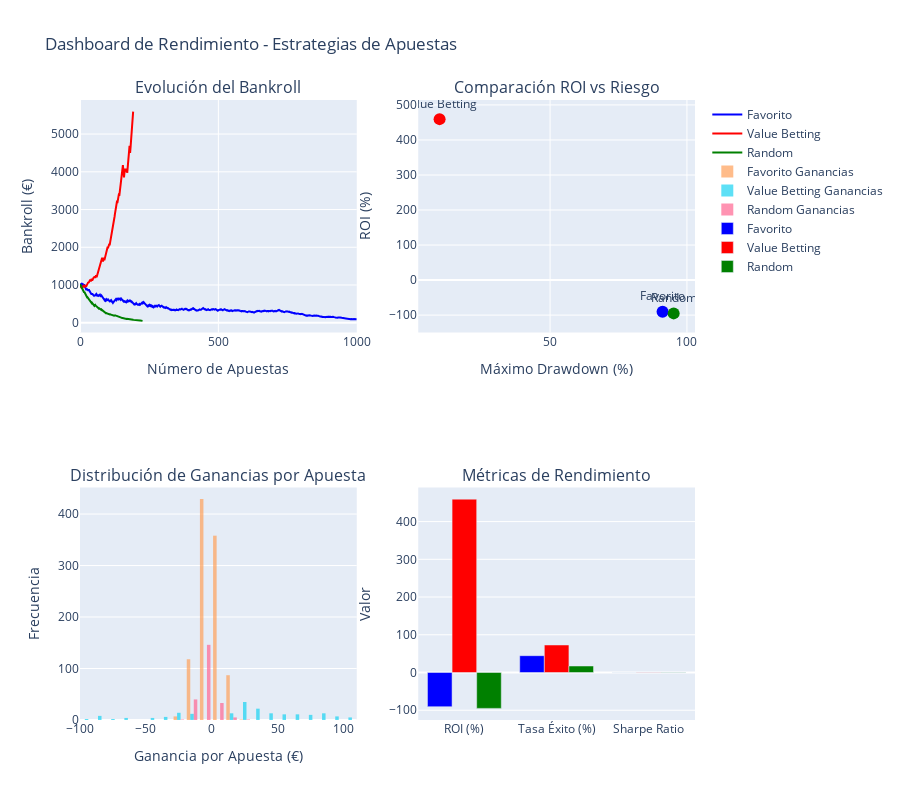

Write notebook code for a chart like this one.
### Markdown cell above
Generamos gráficos que muestran la evolución temporal del capital, comparaciones de rentabilidad, análisis de riesgo-retorno, y distribuciones de resultados. Estas visualizaciones nos proporcionarán insights clave sobre el comportamiento y la viabilidad de cada estrategia de apuestas.

### Code cell
def create_performance_dashboard(simulation_results):
    """Crea dashboard interactivo con resultados de la simulación."""
    
    fig = make_subplots(
        rows=2, cols=2,
        subplot_titles=('Evolución del Bankroll', 'Comparación ROI vs Riesgo', 
                       'Distribución de Ganancias por Apuesta', 'Métricas de Rendimiento'),
        specs=[[{"type": "scatter"}, {"type": "scatter"}],
               [{"type": "histogram"}, {"type": "bar"}]]
    )
    
    colors = ['blue', 'red', 'green', 'orange', 'purple']
    
    # 1. Evolución del bankroll
    for i, (strategy_name, result) in enumerate(simulation_results.items()):
        strategy_obj = result['strategy_obj']
        bankroll_history = [1000] + [bet['bankroll'] for bet in strategy_obj.history]
        
        fig.add_trace(
            go.Scatter(
                x=list(range(len(bankroll_history))),
                y=bankroll_history,
                name=strategy_name,
                line=dict(color=colors[i % len(colors)]),
                mode='lines'
            ),
            row=1, col=1
        )
    
    # 2. Riesgo vs Retorno
    rois = []
    risks = []
    names = []
    
    for strategy_name, result in simulation_results.items():
        metrics = result['metrics']
        rois.append(metrics['roi'])
        risks.append(metrics['max_drawdown'])
        names.append(strategy_name)
    
    fig.add_trace(
        go.Scatter(
            x=risks,
            y=rois,
            mode='markers+text',
            text=names,
            textposition="top center",
            marker=dict(size=12, color=colors[:len(names)]),
            showlegend=False
        ),
        row=1, col=2
    )
    
    # 3. Distribución de ganancias por apuesta
    for i, (strategy_name, result) in enumerate(simulation_results.items()):
        strategy_obj = result['strategy_obj']
        profits = [bet['profit'] for bet in strategy_obj.history]
        
        fig.add_trace(
            go.Histogram(
                x=profits,
                name=f"{strategy_name} Ganancias",
                opacity=0.7,
                nbinsx=30
            ),
            row=2, col=1
        )
    
    # 4. Métricas comparativas
    metrics_names = ['ROI (%)', 'Tasa Éxito (%)', 'Sharpe Ratio']
    
    for i, (strategy_name, result) in enumerate(simulation_results.items()):
        metrics = result['metrics']
        values = [metrics['roi'], metrics['win_rate'], metrics['sharpe_ratio']]
        
        fig.add_trace(
            go.Bar(
                x=metrics_names,
                y=values,
                name=strategy_name,
                marker_color=colors[i % len(colors)]
            ),
            row=2, col=2
        )
    
    # Actualizar layout
    fig.update_layout(
        height=800,
        title_text="Dashboard de Rendimiento - Estrategias de Apuestas",
        showlegend=True
    )
    
    # Etiquetas de ejes
    fig.update_xaxes(title_text="Número de Apuestas", row=1, col=1)
    fig.update_yaxes(title_text="Bankroll (€)", row=1, col=1)
    
    fig.update_xaxes(title_text="Máximo Drawdown (%)", row=1, col=2)
    fig.update_yaxes(title_text="ROI (%)", row=1, col=2)
    
    fig.update_xaxes(title_text="Ganancia por Apuesta (€)", row=2, col=1)
    fig.update_yaxes(title_text="Frecuencia", row=2, col=1)
    
    fig.update_yaxes(title_text="Valor", row=2, col=2)
    
    return fig

def analyze_bet_patterns(simulation_results):
    """Analiza patrones en las apuestas de cada estrategia."""
    
    print("ANÁLISIS DE PATRONES DE APUESTAS")
    print("="*40)
    
    for strategy_name, result in simulation_results.items():
        strategy_obj = result['strategy_obj']
        metrics = result['metrics']
        
        print(f"\n{strategy_name}:")
        print(f"  Total de apuestas: {metrics['total_bets']}")
        print(f"  Apuestas ganadoras: {metrics['winning_bets']}")
        print(f"  Tasa de éxito: {metrics['win_rate']:.1f}%")
        print(f"  ROI: {metrics['roi']:.2f}%")
        print(f"  Sharpe Ratio: {metrics['sharpe_ratio']:.3f}")
        print(f"  Máximo Drawdown: {metrics['max_drawdown']:.2f}%")
        
        if len(strategy_obj.history) > 0:
            profits = [bet['profit'] for bet in strategy_obj.history]
            avg_profit_per_bet = np.mean(profits)
            volatility = np.std(profits)
            
            print(f"  Ganancia promedio por apuesta: €{avg_profit_per_bet:.2f}")
            print(f"  Volatilidad: €{volatility:.2f}")
            
            # Analizar rachas
            winning_streak = 0
            losing_streak = 0
            current_winning = 0
            current_losing = 0
            
            for bet in strategy_obj.history:
                if bet['profit'] > 0:
                    current_winning += 1
                    current_losing = 0
                    winning_streak = max(winning_streak, current_winning)
                else:
                    current_losing += 1
                    current_winning = 0
                    losing_streak = max(losing_streak, current_losing)
            
            print(f"  Racha ganadora máxima: {winning_streak}")
            print(f"  Racha perdedora máxima: {losing_streak}")

# Generar visualizaciones
print("GENERANDO DASHBOARD DE RENDIMIENTO...")
print("="*45)

dashboard = create_performance_dashboard(simulation_results)
dashboard.show()

# Análisis de patrones
analyze_bet_patterns(simulation_results)

### Figure 1 — Plotly figure (JSON) as saved in the notebook; plotly's stock layout.template omitted (floating-point values rounded to 4 significant figures; data arrays with more than 128 entries replaced by an {"elided": "..."} marker saying what was removed)
{"data": [{"line": {"color": "blue"}, "mode": "lines", "name": "Favorito", "type": "scatter", "x": {"elided": "1001 int values"}, "xaxis": "x", "y": {"elided": "1001 float values"}, "yaxis": "y"}, {"line": {"color": "red"}, "mode": "lines", "name": "Value Betting", "type": "scatter", "x": {"elided": "193 int values"}, "xaxis": "x", "y": {"elided": "193 float values"}, "yaxis": "y"}, {"line": {"color": "green"}, "mode": "lines", "name": "Random", "type": "scatter", "x": {"elided": "227 int values"}, "xaxis": "x", "y": {"elided": "227 float values"}, "yaxis": "y"}, {"marker": {"color": ["blue", "red", "green"], "size": 12}, "mode": "markers+text", "showlegend": false, "text": ["Favorito", "Value Betting", "Random"], "textposition": "top center", "type": "scatter", "x": [91.1, 9.644, 95.15], "xaxis": "x2", "y": [-90.56, 459.5, -95.05], "yaxis": "y2"}, {"name": "Favorito Ganancias", "nbinsx": 30, "opacity": 0.7, "type": "histogram", "x": {"elided": "1000 float values"}, "xaxis": "x3", "yaxis": "y3"}, {"name": "Value Betting Ganancias", "nbinsx": 30, "opacity": 0.7, "type": "histogram", "x": {"elided": "192 float values"}, "xaxis": "x3", "yaxis": "y3"}, {"name": "Random Ganancias", "nbinsx": 30, "opacity": 0.7, "type": "histogram", "x": {"elided": "226 float values"}, "xaxis": "x3", "yaxis": "y3"}, {"marker": {"color": "blue"}, "name": "Favorito", "type": "bar", "x": ["ROI (%)", "Tasa Éxito (%)", "Sharpe Ratio"], "xaxis": "x4", "y": [-90.56, 44.6, -0.1081], "yaxis": "y4"}, {"marker": {"color": "red"}, "name": "Value Betting", "type": "bar", "x": ["ROI (%)", "Tasa Éxito (%)", "Sharpe Ratio"], "xaxis": "x4", "y": [459.5, 72.92, 0.4997], "yaxis": "y4"}, {"marker": {"color": "green"}, "name": "Random", "type": "bar", "x": ["ROI (%)", "Tasa Éxito (%)", "Sharpe Ratio"], "xaxis": "x4", "y": [-95.05, 17.26, -0.6187], "yaxis": "y4"}], "layout": {"annotations": [{"font": {"size": 16}, "showarrow": false, "text": "Evolución del Bankroll", "x": 0.225, "xanchor": "center", "xref": "paper", "y": 1, "yanchor": "bottom", "yref": "paper"}, {"font": {"size": 16}, "showarrow": false, "text": "Comparación ROI vs Riesgo", "x": 0.775, "xanchor": "center", "xref": "paper", "y": 1, "yanchor": "bottom", "yref": "paper"}, {"font": {"size": 16}, "showarrow": false, "text": "Distribución de Ganancias por Apuesta", "x": 0.225, "xanchor": "center", "xref": "paper", "y": 0.375, "yanchor": "bottom", "yref": "paper"}, {"font": {"size": 16}, "showarrow": false, "text": "Métricas de Rendimiento", "x": 0.775, "xanchor": "center", "xref": "paper", "y": 0.375, "yanchor": "bottom", "yref": "paper"}], "height": 800, "showlegend": true, "title": {"text": "Dashboard de Rendimiento - Estrategias de Apuestas"}, "xaxis": {"anchor": "y", "domain": [0, 0.45], "title": {"text": "Número de Apuestas"}}, "xaxis2": {"anchor": "y2", "domain": [0.55, 1], "title": {"text": "Máximo Drawdown (%)"}}, "xaxis3": {"anchor": "y3", "domain": [0, 0.45], "title": {"text": "Ganancia por Apuesta (€)"}}, "xaxis4": {"anchor": "y4", "domain": [0.55, 1]}, "yaxis": {"anchor": "x", "domain": [0.625, 1], "title": {"text": "Bankroll (€)"}}, "yaxis2": {"anchor": "x2", "domain": [0.625, 1], "title": {"text": "ROI (%)"}}, "yaxis3": {"anchor": "x3", "domain": [0, 0.375], "title": {"text": "Frecuencia"}}, "yaxis4": {"anchor": "x4", "domain": [0, 0.375], "title": {"text": "Valor"}}}}
